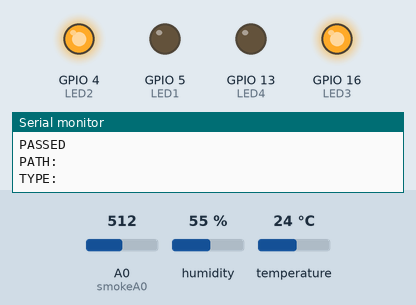
The sketch below on a simulated ESP8266 (NodeMCU). Parts: output pins drawn as LEDs (lit = HIGH), the last lines printed to the serial monitor. The test bench sets the inputs (shaded band); at power-on: temperature 24 °C, A0 (smokeA0) = 512, humidity 55 %. WiFi joins after 1.5 s; servers stay silent unless stated; web services answer with replies made up by the test bench.

Above: at 2.7 s.
2.8 s: temperature set to 28 °C
At 4.7 s:
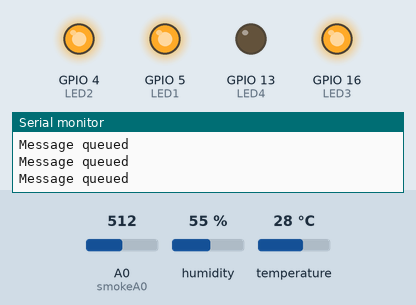
5.1 s: temperature set to 26 °C
At 7.2 s:
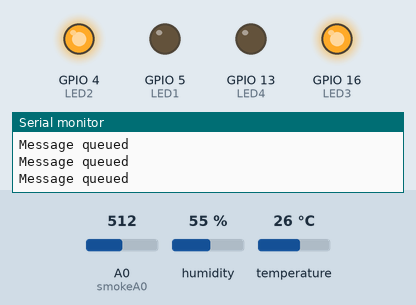
7.5 s: temperature set to 33 °C
At 8.8 s:
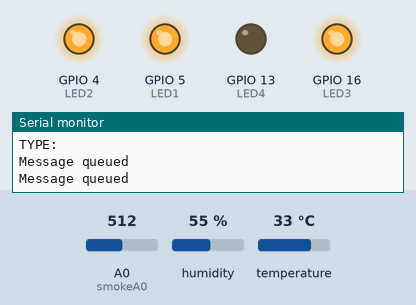
Timing chart, 0 to 10.5 s (numbered marks = the images above; inputs shaded):
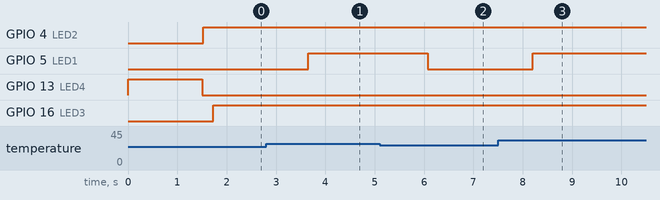

Measured:
- the behaviour switches between 26 and 27 °C on temperature (found by bisection; images 0 and 1)
- after the input at 2.8 s, GPIO 5 (LED1): LOW → HIGH after 0.85 s
- after the input at 5.1 s, GPIO 5 (LED1): HIGH → LOW after 0.98 s
- after the input at 7.5 s, GPIO 5 (LED1): LOW → HIGH after 0.70 s

The sketch:

ConfiguracionESP.ino
```cpp
//#include <SoftwareSerial.h>
#include <ESP8266HTTPClient.h>
#include <ArduinoJson.h>
#include <Arduino.h>
//#include <dht.h>
#if defined(ESP32)
  #include <WiFi.h>
#elif defined(ESP8266)
  #include <ESP8266WiFi.h>
#endif
#include <Firebase_ESP_Client.h>
#include <DHT.h>

//Provide the token generation process info.
#include "addons/TokenHelper.h"
//Provide the RTDB payload printing info and other helper functions.
#include "addons/RTDBHelper.h"

// Insert your network credentials
#define WIFI_SSID "OnePlus 8T"
#define WIFI_PASSWORD "lucho2022"

// Insert Firebase project API Key
#define API_KEY "AIzaSyC168yXrD17sSdIRlWuPJ4h2MQBZ1ED9eQ"

// Insert RTDB URLefine the RTDB URL */
#define DATABASE_URL "https://airtech-1b766-default-rtdb.firebaseio.com/"
//D6 = Rx & D5 = Tx
//SoftwareSerial nodemcu(D5, D6);
//Define Firebase Data object
FirebaseData fbdo;

FirebaseAuth auth;
FirebaseConfig config;

unsigned long sendDataPrevMillis = 0;
int count = 0;
bool signupOK = false;

const unsigned char Passive_buzzer = 14;
#define DHTPIN 2
#define DHTTYPE DHT11
//#define LED1 0
int LED1 = 5;
#define LED2 4
#define LED3 16
#define LED4 13
DHT dht2(DHTPIN, DHTTYPE);
int smokeA0 = A0;
String tobesend;


void setup(){
  Serial.begin(9600);
  WiFi.begin(WIFI_SSID, WIFI_PASSWORD);
  dht2.begin();
  pinMode(LED4, OUTPUT);

  Serial.print("Connecting to Wi-Fi");
  while (WiFi.status() != WL_CONNECTED){
    Serial.print(".");
    digitalWrite(LED4, HIGH);


    delay(300);


  }
  digitalWrite(LED4, LOW);
  Serial.println();
  Serial.print("Connected with IP: ");

  Serial.println(WiFi.localIP());
  Serial.println();

  /* Assign the api key (required) */
  config.api_key = API_KEY;

  /* Assign the RTDB URL (required) */
  config.database_url = DATABASE_URL;

  /* Sign up */
  if (Firebase.signUp(&config, &auth, "", "")){
    Serial.println("ok");
    signupOK = true;
  }
  else{
    Serial.printf("%s\n", config.signer.signupError.message.c_str());

  }

  /* Assign the callback function for the long running token generation task */
  config.token_status_callback = tokenStatusCallback; //see addons/TokenHelper.h

  Firebase.begin(&config, &auth);
  Firebase.reconnectWiFi(true);

  pinMode(smokeA0, INPUT);
  pinMode(LED1, OUTPUT);
  pinMode(LED2, OUTPUT);
  pinMode(LED3, OUTPUT);

  pinMode (Passive_buzzer,OUTPUT) ;
}


void loop(){
  int analogSensor = analogRead(smokeA0);
  //StaticJsonBuffer<1000> jsonBuffer;
  //JsonObject& data = jsonBuffer.parseObject(nodemcu);

  //DynamicJsonDocument doc(1024);
  //float hume = 0, tempe = 0;
  //serializeJson(doc,Serial);
  // Reading the response
  //int chk = DHT.read11(DHT11_PIN);
  char* alerta1=" ";
  char* alerta2=" ";
  char* alerta3=" ";
  float hume = dht2.readHumidity();

  float tempe = dht2.readTemperature( );

  if (tempe < 22.0){
    alerta2 = "muy frio";

  }
  if (tempe >= 22 && tempe<24){
    alerta2 = "frio";

  }
  if (tempe >= 24 && tempe<25){
    alerta2 = "confort";

  }
  if (tempe >= 25 && tempe<27){
    alerta2 = "caliente";
    digitalWrite(LED1, LOW);
  }
  if (tempe >= 27){
    alerta2 = "peligro";
    digitalWrite(LED1, HIGH);


    WiFiClient client;
    HTTPClient http; //Declare an object of class HTTPClient
      //Specify request destination
    tobesend = "http://api.callmebot.com/whatsapp.php?";
    tobesend = tobesend + "phone=+593939793519";
    tobesend = tobesend + "&text=La+temperatura+es+peligrosa";
    tobesend = tobesend + "&apikey=855410";
    http.begin(client,tobesend);
    int httpCode = http.GET(); //Send the request
    if (httpCode > 0)
        {
          //Check the returning coderr
         String payload = http.getString(); //Get the request response payload
         Serial.println(payload); //Print the response payload
         }
    http.end(); //Close connection

  }

  if (hume >= 33 && hume<40){
    alerta1 = "confortable";
    digitalWrite(LED2, LOW);
  }
  if (hume >= 50){
    alerta1 = "peligro electricidad";
    digitalWrite(LED2, HIGH);
    WiFiClient client;
    HTTPClient http; //Declare an object of class HTTPClient
      //Specify request destination
    tobesend = "http://api.callmebot.com/whatsapp.php?";
    tobesend = tobesend + "phone=+593939793519";
    tobesend = tobesend + "&text=La+humedad+es+alta+:+peligro+electricidad";
    tobesend = tobesend + "&apikey=855410";
    http.begin(client,tobesend);
    int httpCode = http.GET(); //Send the request
    if (httpCode > 0)
        {
          //Check the returning coderr
         String payload = http.getString(); //Get the request response payload
         Serial.println(payload); //Print the response payload
         }
    http.end(); //Close connection
  }

  if (analogSensor < 181 ){
    alerta3 = "pobre";
  }
  if (analogSensor > 181 && analogSensor< 225){
    alerta3 = "pobre";
  }
  if (analogSensor > 225 && analogSensor<300){
    alerta3 = "Muy mal";
    digitalWrite(LED3, LOW);
  }
  if (analogSensor > 300 && hume<350){
    alerta3 = "Peligro maximo";
    digitalWrite(LED3, HIGH);
    WiFiClient client;
    HTTPClient http; //Declare an object of class HTTPClient
      //Specify request destination
    tobesend = "http://api.callmebot.com/whatsapp.php?";
    tobesend = tobesend + "phone=+593939793519";
    tobesend = tobesend + "&text=La+concentracion+de+monoxido+es+peligrosa";
    tobesend = tobesend + "&apikey=855410";
    http.begin(client,tobesend);
    int httpCode = http.GET(); //Send the request
    if (httpCode > 0)
        {
          //Check the returning coderr
         String payload = http.getString(); //Get the request response payload
         Serial.println(payload); //Print the response payload
         }
    http.end(); //Close connection
  }
  if (analogSensor > 350 ){
    alerta3 = "toxico";
  }


  //Serial.println(hume);
  if (Firebase.ready() && signupOK && (millis() - sendDataPrevMillis > 5000 || sendDataPrevMillis == 0)){
    sendDataPrevMillis = millis();
    // Write an Int number on the database path test/int
    if (Firebase.RTDB.setFloat(&fbdo, "Salón Eventos/temperatura", tempe)){
      Serial.println("PASSED");
      Serial.println("PATH: " + fbdo.dataPath());
      Serial.println("TYPE: " + fbdo.dataType());
      tone(Passive_buzzer, LOW) ; //DO note 523 Hz
    }
    count++;

    // Write an Float number on the database path test/float
    if (Firebase.RTDB.setFloat(&fbdo, "Salón Eventos/calidadaire", analogSensor)){
      Serial.println("PASSED");
      Serial.println("PATH: " + fbdo.dataPath());
      Serial.println("TYPE: " + fbdo.dataType());
      tone(Passive_buzzer, LOW) ; //DO note 523 Hz
    }
    if (Firebase.RTDB.setFloat(&fbdo, "Salón Eventos/humedad", hume)){
      Serial.println("PASSED");
      Serial.println("PATH: " + fbdo.dataPath());
      Serial.println("TYPE: " + fbdo.dataType());
    }
     if (Firebase.RTDB.setString(&fbdo, "Casa GYE/alertahumedad", alerta1)){
      Serial.println("PASSED");
      Serial.println("PATH: " + fbdo.dataPath());
      Serial.println("TYPE: " + fbdo.dataType());
      tone(Passive_buzzer, LOW) ; //DO note 523 Hz
    }
    else{
      if(tempe >= 27){
        tone(Passive_buzzer, 523) ; //DO note 523 Hz
        delay (500);
        tone(Passive_buzzer, 587) ; //RE note ...
        delay (500);
      }

    }
    if (Firebase.RTDB.setString(&fbdo, "Casa GYE/alertatemperatura", alerta2)){
      Serial.println("PASSED");
      Serial.println("PATH: " + fbdo.dataPath());
      Serial.println("TYPE: " + fbdo.dataType());
    }
    if (Firebase.RTDB.setString(&fbdo, "Casa GYE/alertacalidad", alerta3)){
      Serial.println("PASSED");
      Serial.println("PATH: " + fbdo.dataPath());
      Serial.println("TYPE: " + fbdo.dataType());
    }
  }
  if(WiFi.status() != WL_CONNECTED){
    digitalWrite(LED4, HIGH);

  }
  else{
    digitalWrite(LED4, LOW);
  }
}
```
